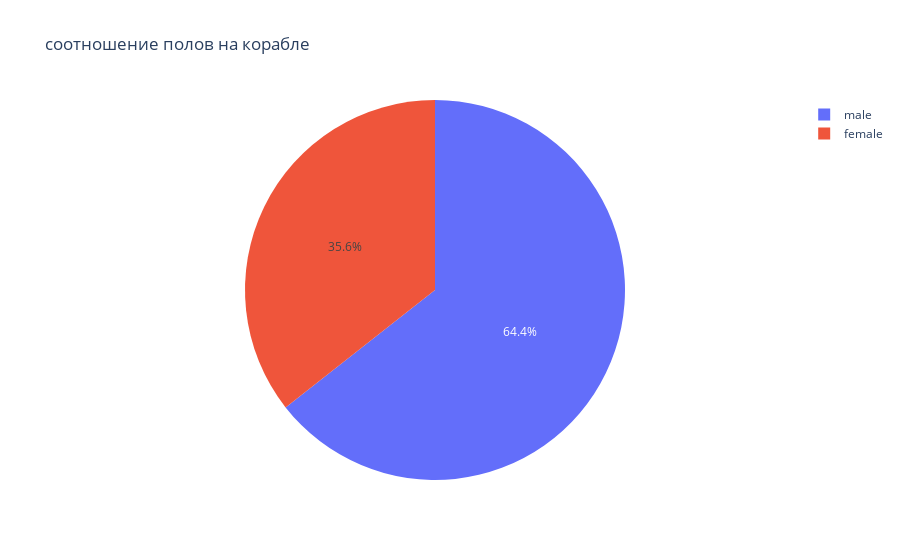

The notebook cell this image was saved under:
### Markdown cell above
Ниже приведен pie chart, где отображено соотношение полов на Титанике до крушения.

### Code cell
sex_counts = data['sex'].value_counts().reset_index()
sex_counts.columns = ['sex', 'count']

px.pie(sex_counts, values='count', names='sex', title="соотношение полов на корабле")

### Figure 1 — Plotly figure (JSON) as saved in the notebook; plotly's stock layout.template omitted (floating-point values rounded to 4 significant figures)
{"data": [{"domain": {"x": [0, 1], "y": [0, 1]}, "hovertemplate": "sex=%{label}<br>count=%{value}<extra></extra>", "labels": ["male", "female"], "legendgroup": "", "name": "", "showlegend": true, "type": "pie", "values": [843, 466]}], "layout": {"legend": {"tracegroupgap": 0}, "title": {"text": "соотношение полов на корабле"}}}
